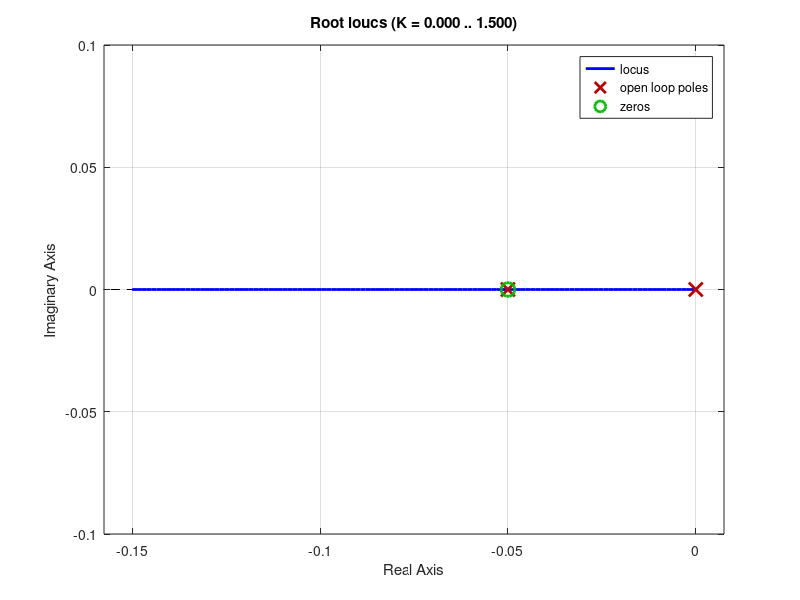

Write MATLAB code to recreate this figure. (Note: this script raises an error after producing the figure.)
%% Water tank - Control Design
% Water tank from Chapter 1. The input is the inflow Q_in and the output is 
% the water level h. The outflow is proportional to the level, Q_out = k h.

clear all
close all

A = 10;             % cross-section [m^2]
k = 0.5;            % outflow coefficient [m^2/s]
s = tf('s');

G = 1/(A*s + k);
%% 
% Plot the root locus of G:

rlocus(G);
%% 
% G has one pole at -k/A = -0.05, so the open loop tank is very slow (time 
% constant 20 s). With C(s) = K the closed loop pole moves to -(k + K)/A, so a 
% larger K makes the tank faster, but there is a steady state error:
% 
% $$\frac{1}{1+L(0)} = \frac{1}{1+K/k}$$

K = 5;
step(minreal(K*G/(1+K*G)));
%% 
% To remove the steady state error we add an integrator (PI controller)
% 
% $$C(s) = k_p + \frac{k_i}{s} = k_p \frac{s + k_i/k_p}{s}$$
% 
% A simple choice is to place the zero of the PI controller on top of the pole 
% of the tank, k_i/k_p = 0.05, so that the loop becomes L(s) = k_p/(A s):

C = (s + 0.05)/s;
rlocus(C*G);
%% 
% The closed loop pole is at -k_p/A. With k_p = 5 it is at -0.5 (time 
% constant 2 s, ten times faster than the open loop tank).

C = 5*C;
pzplot(minreal(C*G/(1+C*G)));
step(minreal(C*G/(1+C*G)));
%% 
% Note that the inflow cannot be negative: if the level is above the target 
% the controller can only close the valve and wait for the tank to drain.
% 
% To try this controller in WT_Realtime_Demo, type this in its C(s) box
% 
%   5*(1 + 0.05/s)

[numC, denC] = tfdata(C, 'v')
